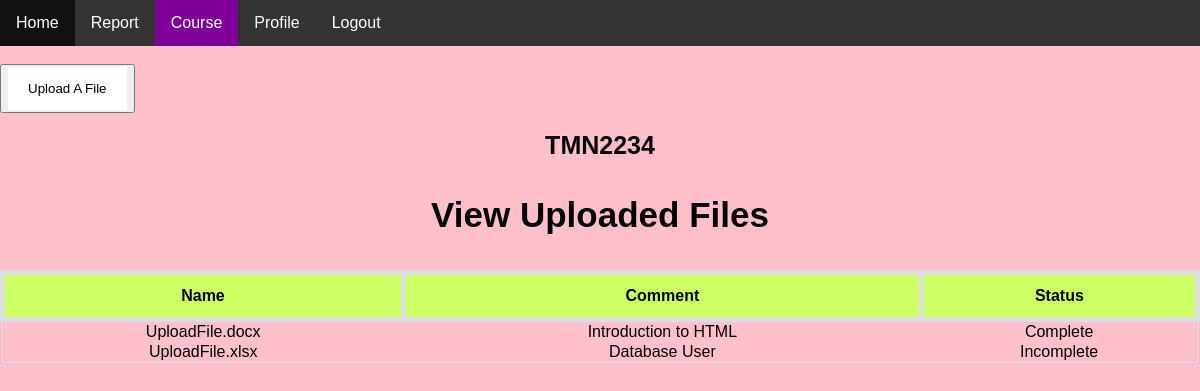
/view_class_cc.php?id=9 (signed in), run on the app's committed database.
### tables this page shows
CREATE TABLE `class` (
  `class_id` int(11) NOT NULL,
  `courseid` varchar(100) NOT NULL,
  `ccid` varchar(100) NOT NULL
);

CREATE TABLE `file` (
  `file_id` int(11) NOT NULL,
  `fname` varchar(100) NOT NULL,
  `fcomment` varchar(100) NOT NULL,
  `fstatus` varchar(100) NOT NULL,
  `ccid` int(11) NOT NULL,
  `class_id` int(11) NOT NULL,
  `fqmcstatus` varchar(100) NOT NULL,
  `fqmccomment` varchar(100) NOT NULL,
  `qmcid` int(11) NOT NULL
);

### view_class_cc.php (the view, shortened to what this page needs)
<?php
	$get_id = $_GET['id'];
	$connect = mysqli_connect("localhost", "admin", "123456", "eCourse");
	$session_id=$_SESSION['id'];
	$course_query = mysqli_query($connect,"select * from class where ccid='$session_id' and class_id='$get_id'") or die(mysqli_error());
	$course_row = mysqli_fetch_array($course_query);
	$query_class = mysqli_query($connect,"select * from class where ccid='$session_id' and class_id='$get_id'") or die(mysqli_error());
	$row_class = mysqli_fetch_array($query_class);
	$id_class = $row_class['class_id'];
?>
<head>
</head>
<body>
	<nav class="nav-area">
		<ul>
			<li><a href="homepage_cc.php">Home</a></li>
			<li><a href="report_cc.php">Report</a></li>
			<li><a class="active" href="class_cc.php">Course</a></li>
			<li><a href="update_profile_cc.php">Profile</a></li>
			<li><a href="logout.php">Logout</a></li>
		</ul>
	</nav>
	<div>
		<br>
		<button><a id="black" href="upload.php<?php echo '?id=' .$id_class; ?>">Upload A File</a></button>
		<br><br>
		<div class="cr"><b><?php echo $course_row['courseid']; ?></b></div>
		<h3>View Uploaded Files</h3>
		<table class="table">
			<thead>
				<tr>
					<th>Name</th>
					<th>Comment</th>
					<th>Status</th>
				</tr>
			</thead>
			<tbody>
				<?php
				$file_query=mysqli_query($connect, "select * from file where class_id='$id_class'") or die(mysqli_error());
				while($file_row=mysqli_fetch_array($file_query)){
					?>
					<tr>
						<td><?php echo $file_row['fname']; ?></td>
						<td><?php echo $file_row['fcomment']; ?></td>
						<td><?php echo $file_row['fstatus']; ?></td>
					</tr>
				<?php } ?>
			</tbody>
		</table>
	</div>
</body>

### view_class_cc.php (style rules this page uses)
body { background-color:pink; padding: 14px 20px; border: none; width: 100%; margin: 0; padding: 0; font-family: Arial; height: 100vh; }
h3 { text-align: center; font-size: 35px; }
ul { list-style-type: none; margin: 0; padding: 0; overflow: hidden; background-color: #333; }
li { float: left; }
li a { display: block; color: white; text-align: center; padding: 14px 16px; text-decoration: none; }
.active { background-color: #7F0099; }
.table { font-family: Arial; border-collapse: collapse; width: 100%; border: 1px solid #ddd; padding: 8px; text-align: center; }
.table thead, .table th { border: 5px solid #ddd; padding: 10px; }
.table th { padding-top: 12px; padding-bottom: 12px; text-align: center; background-color: #ccff66; color: black; }
.cr { text-align: center; font-size: 25px; text-transform: uppercase; }
#black { background-color:#fff; color: black; padding: 14px 20px; text-decoration: none; display: inline-block; }

### data on the page
class: courseid "TMN2234"
file: fname "UploadFile.docx", fcomment "Introduction to HTML", fstatus "Complete"
file: fname "UploadFile.xlsx", fcomment "Database User", fstatus "Incomplete"
